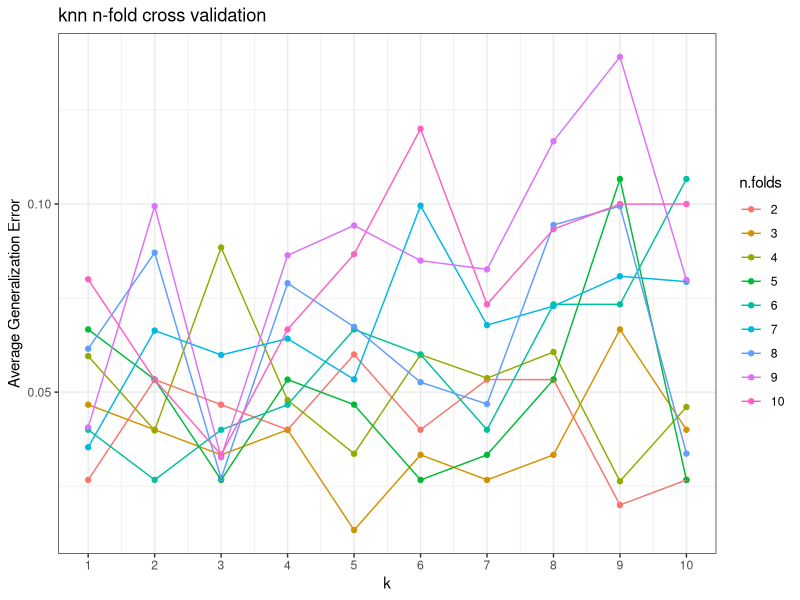

The R script that drew this image:
library(class)
library(ggplot2)

#################################################
# Manual parameters and data load
#################################################

data <- iris                # create copy of iris dataframe

set.seed(1)         # initialize random seed for consistency
max.folds <- 10
max.k <- 10

#################################################
# Functions
#################################################

knn.wrapper <- function(testPartitionNum, k, dframe, labelcol) {
  labels <- dframe[, labelcol]    
  
  train.index <- which(dframe$partition.num != testPartitionNum)
  test.index <- which(dframe$partition.num == testPartitionNum)

  train.labels <- dframe[train.index, labelcol]      # extract training set labels
  test.labels <- dframe[test.index, labelcol]        # extract test set labels
    
  dframe[, labelcol] <- NULL                         # remove labels from feature set
  
  train.data <- dframe[train.index,]                 # perform train/test split
  test.data <- dframe[test.index,]                   # note use of neg index...different than Python!

  knn.fit <- knn(train = train.data,  # training set, not parition x
                 test = test.data,    # test set, partition x
                 cl = train.labels,   # true labels
                 k = k)               # number of NN to poll

  this.err <- sum(test.labels != knn.fit) / length(test.labels)    # gzn err
  
  cat('\n', 'Parameters: Test Partition = ', testPartitionNum, ', k = ', k, sep='')     # print params
  cat('\n', 'Error = ', this.err, sep='')     # print params
  print(table(test.labels, knn.fit))          # print confusion matrix   
  
  return(this.err)
}

knn.nfold <- function(n, k, dframe, labelcol) {
  # create n-fold partition of dataset
  # perform knn classification n times
  # n-fold generalization error = average over all iterations

  sampleSize <- nrow(data)     # total number of rows
  
  dframe <- dframe[sample(sampleSize),] # shuffle data
  dframe$partition.num <- rep(1:n, rep(ceiling(sampleSize/n), n))[1:sampleSize] # assign partitions; remainder is distributed to partitions ascending 
   
  avg.error <- mean(sapply(1:n, knn.wrapper, k=k, dframe=dframe, labelcol=labelcol))
  
  cat('\n AVERAGE GENERALIZATION ERROR (', k, ' nearest neighbor,', n, ' fold cross validation) = ', avg.error, '\n', sep='')
  return(avg.error)
}


#################################################
# Run knn with n-fold cross-validation for every combination of n and k
#################################################

nk <- expand.grid(n=2:max.folds, k=1:max.k) # data frame containing every combination of 2:max.folds and 1:max.k

results <- data.frame()       # initialize results object
results <- data.frame(n.folds = as.factor(nk$n), k = nk$k, avg.gzn.error = mapply(knn.nfold, nk$n, nk$k, dframe=list(data), labelcol="Species"))
print(results)

#################################################
# Plot average generalization error against k for every n-folds series 
#################################################

results.plot <- ggplot(results, aes(x=k, y=avg.gzn.error, color=n.folds)) +
                geom_point() + geom_line() + theme_bw() +
                scale_x_continuous(breaks=1:max.k) +
                ggtitle('knn n-fold cross validation') + xlab('k') + ylab('Average Generalization Error')

print(results.plot)
